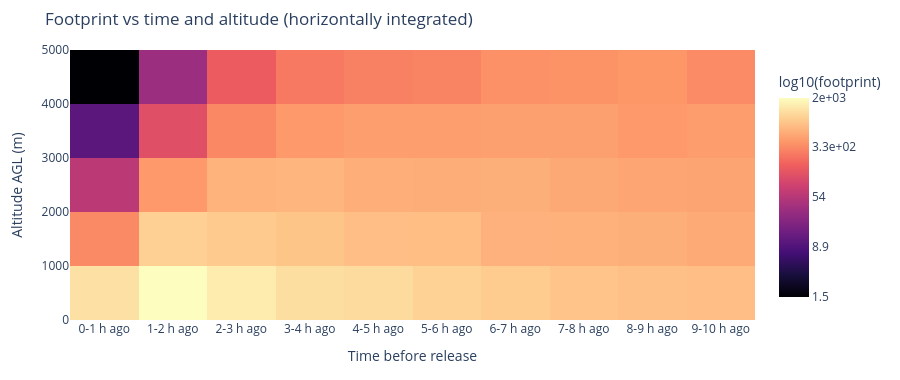

This figure's notebook cell:
### Markdown cell above
## Time-altitude profile (horizontally integrated)

Heatmap of footprint summed across all latitude/longitude cells, as a function of time before release and altitude bin. Useful for diagnosing when and at what altitude particles spend their time in the sensitivity-relevant region.

### Code cell
ta_profile = footprint.sum(dim=["latitude", "longitude"]).values  # (T, Z)
positive_mask = ta_profile > 0.0

if not positive_mask.any():
    print("Footprint is empty - nothing to render in time-altitude profile.")
    fig = None
else:
    vmin = float(ta_profile[positive_mask].min())
    vmax = float(ta_profile[positive_mask].max())
    log_min = np.log10(max(vmin, 1e-12))
    log_max = np.log10(vmax) if vmax > vmin else log_min + 1.0
    tickvals, ticktext = log_colorbar_ticks(vmin, vmax)

    log_values = np.where(positive_mask, np.log10(np.maximum(ta_profile, 1e-12)), np.nan)

    fig = go.Figure(
        go.Heatmap(
            z=log_values.T,
            x=time_labels,
            y=z_centers_m,
            colorscale="Magma",
            zmin=log_min,
            zmax=log_max,
            customdata=ta_profile.T,
            colorbar={
                "title": "log10(footprint)",
                "tickvals": tickvals,
                "ticktext": ticktext,
                "len": 0.9,
            },
            hovertemplate=(
                "Time: %{x}<br>Altitude: %{y:.0f} m AGL<br>Footprint: %{customdata:.3g}<extra></extra>"
            ),
        )
    )
    fig.update_layout(
        title="Footprint vs time and altitude (horizontally integrated)",
        xaxis_title="Time before release",
        yaxis_title="Altitude AGL (m)",
        height=380,
        margin={"l": 70, "r": 10, "t": 50, "b": 60},
    )

fig

### Figure 1 — Plotly figure (JSON) as saved in the notebook; plotly's stock layout.template omitted (floating-point values rounded to 4 significant figures)
{"data": [{"colorbar": {"len": 0.9, "ticktext": ["1.5", "8.9", "54", "3.3e+02", "2e+03"], "tickvals": [0.1658, 0.9505, 1.735, 2.52, 3.304], "title": {"text": "log10(footprint)"}}, "colorscale": [[0, "#000004"], [0.1111, "#180f3d"], [0.2222, "#440f76"], [0.3333, "#721f81"], [0.4444, "#9e2f7f"], [0.5556, "#cd4071"], [0.6667, "#f1605d"], [0.7778, "#fd9668"], [0.8889, "#feca8d"], [1, "#fcfdbf"]], "customdata": [[1281.0, 2016.0, 1538.0, 1243.0, 1165.0, 1011.0, 930.3, 827.5, 775.0, 754.5], [337.8, 997.7, 898.7, 833.2, 752.1, 747.8, 618.2, 616.3, 595.9, 555.0], [60.21, 421.3, 624.2, 654.6, 589.9, 576.1, 590.8, 546.7, 511.1, 506.4], [10.84, 121.7, 329.6, 422.8, 460.7, 460.7, 472.6, 475.3, 425.7, 440.5], [1.465, 34.57, 160.1, 263.1, 294.9, 311.4, 367.4, 384.4, 408.7, 342.5]], "hovertemplate": "Time: %{x}<br>Altitude: %{y:.0f} m AGL<br>Footprint: %{customdata:.3g}<extra></extra>", "type": "heatmap", "x": ["0-1 h ago", "1-2 h ago", "2-3 h ago", "3-4 h ago", "4-5 h ago", "5-6 h ago", "6-7 h ago", "7-8 h ago", "8-9 h ago", "9-10 h ago"], "y": [500.0, 1500.0, 2500.0, 3500.0, 4500.0], "z": [[3.108, 3.304, 3.187, 3.094, 3.066, 3.005, 2.969, 2.918, 2.889, 2.878], [2.529, 2.999, 2.954, 2.921, 2.876, 2.874, 2.791, 2.79, 2.775, 2.744], [1.78, 2.625, 2.795, 2.816, 2.771, 2.761, 2.771, 2.738, 2.708, 2.704], [1.035, 2.085, 2.518, 2.626, 2.663, 2.663, 2.674, 2.677, 2.629, 2.644], [0.1658, 1.539, 2.204, 2.42, 2.47, 2.493, 2.565, 2.585, 2.611, 2.535]], "zmax": 3.304, "zmin": 0.1658}], "layout": {"height": 380, "margin": {"b": 60, "l": 70, "r": 10, "t": 50}, "title": {"text": "Footprint vs time and altitude (horizontally integrated)"}, "xaxis": {"title": {"text": "Time before release"}}, "yaxis": {"title": {"text": "Altitude AGL (m)"}}}}
